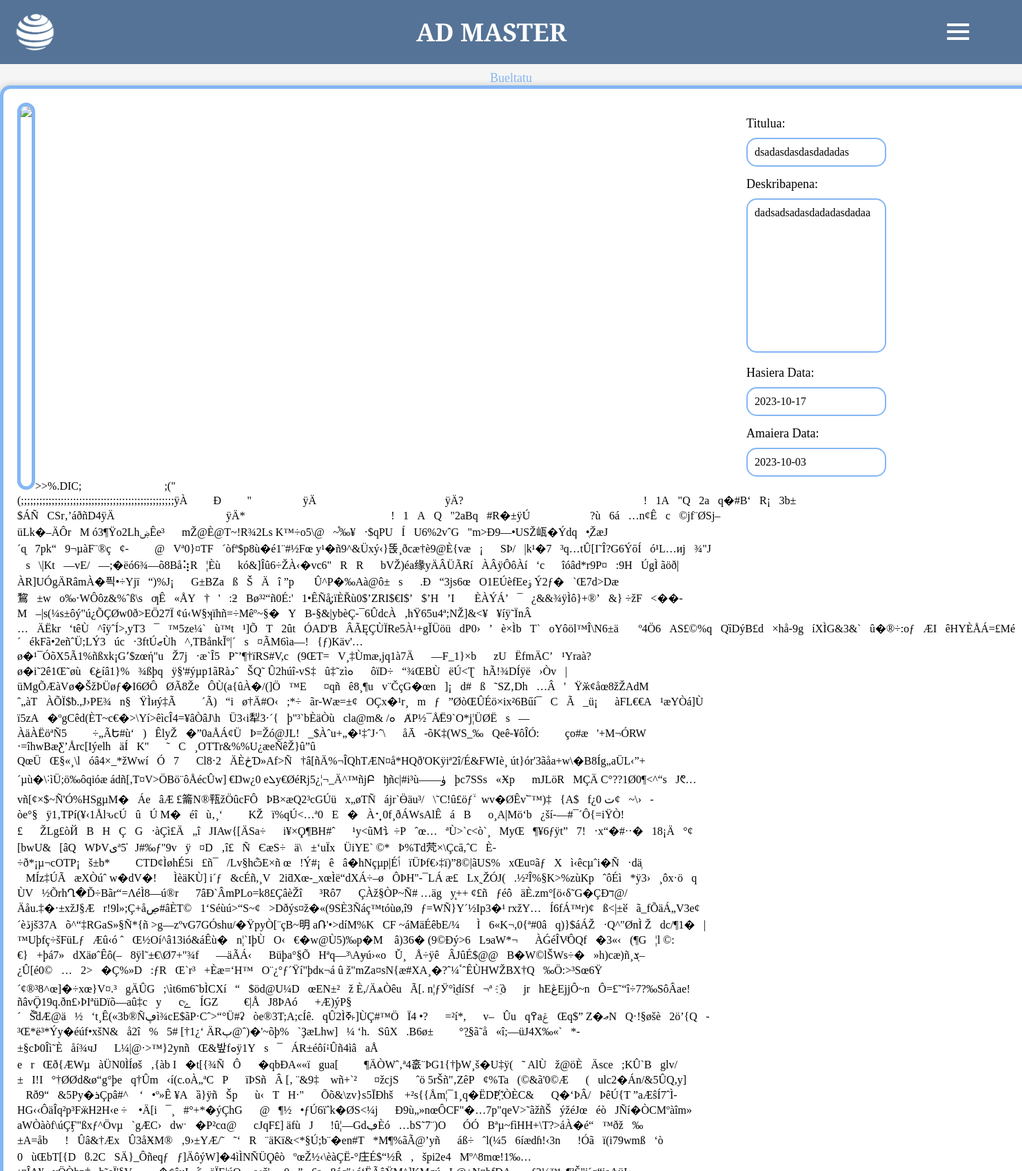
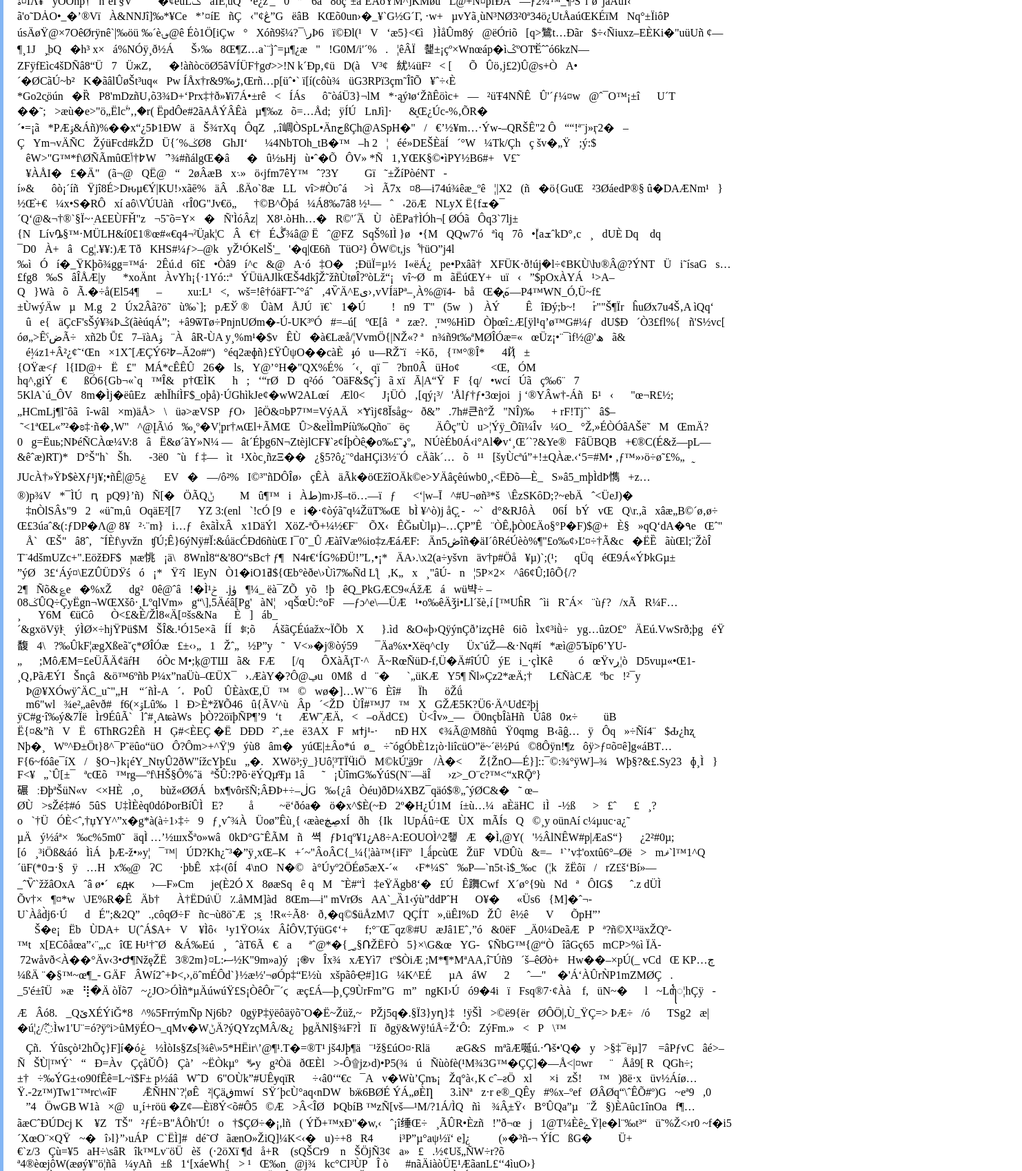
Screenshot of /Erronka1/detallesanuncio.php?anuncio_id=35 (signed in, upper part) with the database file from the repository (2 pictures, top to bottom).
### tables this page shows
CREATE TABLE `anuncio` (
  `id_anuncio` int(4) NOT NULL,
  `titulo` varchar(255) DEFAULT NULL,
  `descripcion` varchar(255) DEFAULT NULL,
  `id_usuario` int(4) DEFAULT NULL,
  `fecha_inicio` date DEFAULT NULL,
  `fecha_final` date DEFAULT NULL,
  `imagen` longblob DEFAULT NULL
);

### Erronka1/detallesanuncio.php (the view, shortened to what this page needs)
<?php
if (isset($_SERVER['HTTP_REFERER'])) {
    $previousPage = $_SERVER['HTTP_REFERER'];
}
?>
<?php
include('Controller/conectardb.php');
if (isset($_GET['anuncio_id'])) {
    $anuncioId = $_GET['anuncio_id'];
    $sql = "SELECT * FROM anuncio WHERE id_anuncio = $anuncioId";
    $result = $miPDO->query($sql);
    if ($result->rowCount() > 0) {
        $row = $result->fetch(PDO::FETCH_ASSOC);
        $titulo = $row['titulo'];
        $descripcion = $row['descripcion'];
        $fechaInicio = $row['fecha_inicio'];
        $fechaFinal = $row['fecha_final'];
        $imagenURL = $row['imagen'];
    } else {
        echo "Anuncio no encontrado.";
        exit;
    }
} else {
    echo "ID de anuncio no proporcionado.";
    exit;
}
?>
<!DOCTYPE html>
<html>
<head>
    <link rel="stylesheet" href="../Erronka1/CSS/Orokorra.css">
    <link rel="stylesheet" href="../Erronka1/CSS/DetallesAnuncios.css">
    <link rel="stylesheet" href="../Erronka1/CSS/header.css">
    <link rel="stylesheet" href="../Erronka1/CSS/footer.css">
    <link href='https://unpkg.com/boxicons@2.1.4/css/boxicons.min.css' rel='stylesheet'>
</head>
<body>
    <?php include("layouts/header.php"); ?>
    <a href="<?php echo $previousPage; ?>">Bueltatu</a>
    <div class="formulario-container">
        <div class="image-section">
            <img src="../media/<?php echo $imagenURL; ?>" alt="Iragarkiaren Argazkia">
        </div>
        <div class="details-section">
            <div class="formulario">
                <label for="titulo">Titulua:</label>
                <input type="text" value="<?php echo $titulo; ?>" readonly>
                <label for="descripcion">Deskribapena:</label>
                <textarea readonly><?php echo $descripcion; ?></textarea>
                <label for="fecha_inicio">Hasiera Data:</label>
                <input type="text"  value="<?php echo $fechaInicio; ?>" readonly>
                <label for="fecha_final">Amaiera Data:</label>
                <input type="text"  value="<?php echo $fechaFinal; ?>" readonly>
            </div>
        </div>
    </div>
</body>
</html>

### Erronka1/CSS/Orokorra.css (style rules this page uses)
* { font-family: 'Young Serif', serif; }
body { background-color: whitesmoke; background-size: cover; background-position: center; margin: 0; padding: 0; font-family: 'Young Serif', serif; overflow-x: hidden; width: 100; min-height: 100vh; display: flex; flex-direction: column; }

### Erronka1/CSS/DetallesAnuncios.css (style rules this page uses)
* { font-family: 'Young Serif', serif; }
body { margin: 0; padding: 0; font-family: 'Young Serif', serif; overflow-x: hidden; width: 100; }
.formulario-container { max-width: 100%; margin: 0 auto; background-color: #fff; border: 5px solid #84b6f4; border-radius: 15px; padding: 20px; padding-right: 15 px; box-shadow: 0 0 10px rgba(0, 0, 0, 0.2); display: flex; flex-direction: row; align-items: flex-start; }
.formulario input[type="text"], .formulario textarea { color: black; width: 80%; padding: 10px; border: 2px solid #84b6f4; border-radius: 15px; font-size: 16px; margin-bottom: 15px; outline: none; resize: none; }
.formulario { max-width: 100%; width: auto; padding: 20px; padding-right: 0; }
label { display: flex; font-size: 18px; margin-bottom: 10px; }
textarea { width: 100%; height: 200px; padding: 10px; border: 2px solid #84b6f4; border-radius: 15px; font-size: 16px; margin-bottom: 15px; outline: none; resize: none; }
.image-section { max-width: 70%; max-height: 100%; min-height: 17%; }
.image-section img { max-width: 100%; border: 5px solid #84b6f4; border-radius: 15px; min-height: 552px; }
a { display: block; text-align: center; text-decoration: none; color: #84b6f4; font-size: 18px; margin-top: 10px; }

### Erronka1/CSS/header.css (style rules this page uses)
* { font-family: 'Young Serif', serif; }

### rows the page displays
anuncio: imagen ">>%.DIC ;\u0001 \u000e \u000e \u0010\u0010 ;(\"(;;;;;;;;;;;;;;;;;;;;;;;;;;;;;;;;;;;;;;;;;;;;;;;;;;ÿÀ\u0011\b\u0002Ð\u0005\u0003\u0001\"\u0002\u0011\u0001\u0003\u0011\u0001ÿÄ \u0002\u0003\u0001\u0001\u0001\u0001\u0002\u0003\u0001\u0004\u0005\u0006\u0007\bÿÄ?\u0010\u0002\u0002\u0001\u0003\u0003\u0003\u0003\u0003\u0003\u0003\u0004\u0003\b\u0003\u0001\u0002\u0011\u0003\u0004\u0012!\u00051A\u0013\"Q\u00062a\u0014q�#B‘\u0007R¡\u00153b±$ÁÑ\u0016CSr‚’áðñD4ÿÄ\u001a\u0001\u0003\u0001\u0001\u0001\u0001\u0001\u0002\u0003\u0004\u0005\u0006ÿÄ*\u0011\u0001\u0001\u0002\u0002\u0002\u0002\u0002\u0002\u0002\u0002\u0002\u0003\u0001\u0002\u0011\u0003!\u00121\u0004A\u0013Q\u0014\"2aBq\u0005#R�±ÿÚ \u0003\u0001\u0002\u0011\u0003\u0011?ù\u001b6á\u0019…n¢Ê\u0010c\u0015©jf¨ØSj–üLk�–ÄÔr\u0007M ó3¶Ÿo2LhۻÊe³\u000f\u0011mŽ@È@T~!R¾2Ls K™÷o5\\@\u0007~֯‰¥\u0003·$qPU\u0011Í\u0011U6%2vˆG \"ٌm>Ð9—•USŽ㼘�Ýdq\u001b•ֶŽæJ´ɋ\u00067pk“ 9¬µàF¨® ç\u0006¢- \u001b @\u0015Vª0}¤TF\u0001´òfª$p8ù�é1¨#½Fœ y¹�ñ9^&Üxý‹}똕¸ðcæ†è9@È{væ\u000e¡\u0018\u001bSÞ/\u0011|k¹�7\u0001³q…tÛ[I˜Î?G6ÝōÍ\u0004ó¹L…иj\u001b¾\"J \u0019s\u0011\\|Kt\u0018—vЕ/ —;�ëó6¾—õ8Bå⢵R\u0015¦Èù\u0007 kó&]Îû6÷ŽÀ‹�vc6\"R R\u0010\u000ebVŽ)éa缘yӒÂÜÃɌí\u0004ÀÂÿÔôÀí\u0003‘c\u0019 îóâd*r9P¤\u0001:9H ÚgÌ ãöð|ÀR]UÓgÄRâmÀ�픡•÷Yjï “)%J¡\u0002\bG±BZa\u001bß\u0010Š\u0006Ä\bî ”p \u0018 Û^P�‰Aà@ô±\u0007s\u0007\u001b.Ð “3js6œ\u0016O1EÚèfEeۏ Ý2ƒ�\u0016`Œ7d>Dæ鵹\u000e±w\u0012o‰·WÔôz&%ˆß\\s ƣÊ\u001b«ÅY\u0003†\u0016 '\u0011:ƻ\u0016Bø³²“ñ0É:'…", titulo "dsadasdasdasdadadas", descripcion "dadsadsadasdadadasdadaa", fecha_inicio "2023-10-17", fecha_final "2023-10-03"
